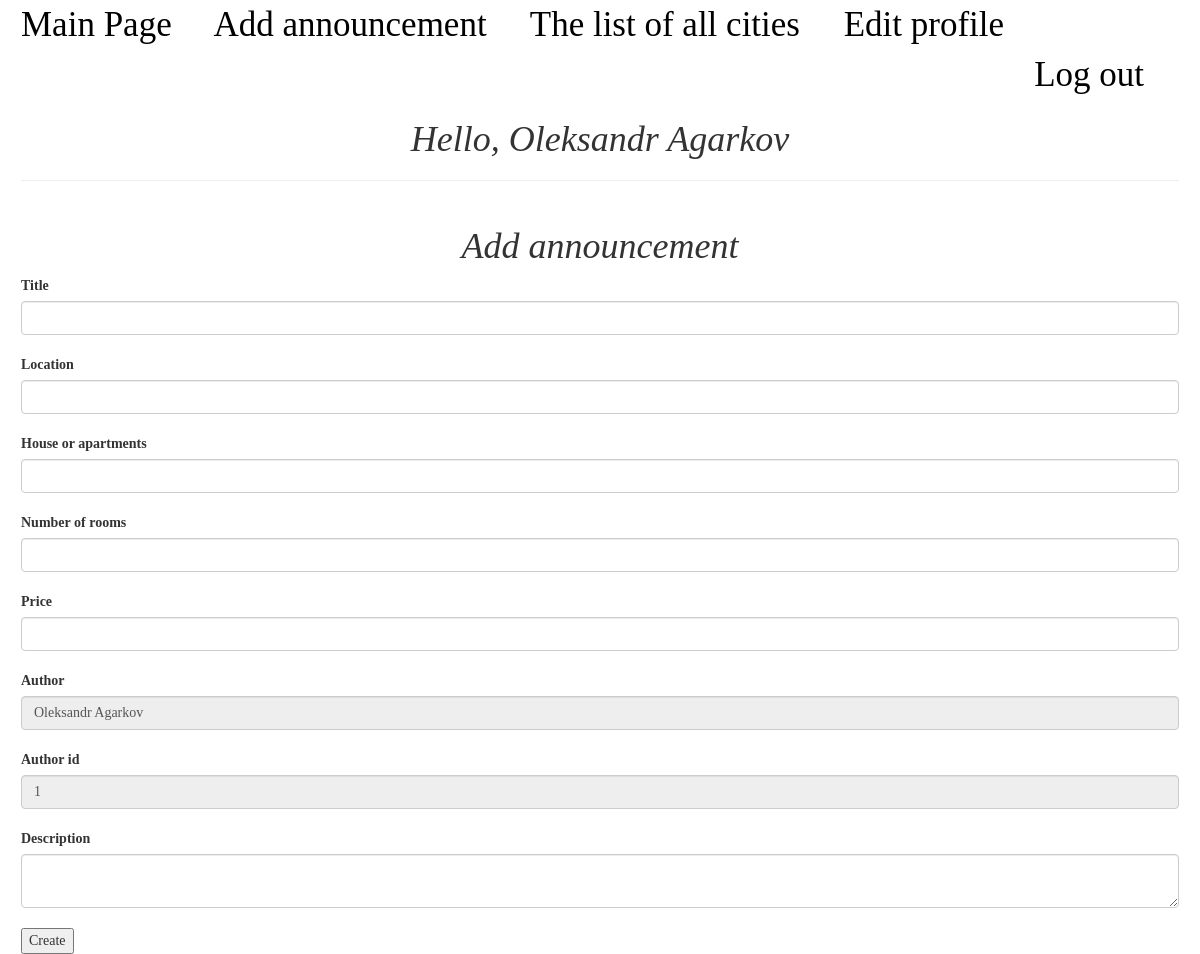
Page /add/announcement (signed in) on the committed database.
### models.py (models this page shows, shortened)
class Client(UserMixin, db.Model):
    __table_args__ = {'extend_existing': True}
    id = db.Column(db.INTEGER, primary_key=True)
    name = db.Column(db.String(50), nullable=False)
    surname = db.Column(db.String(50), nullable=False)
    phone_number = db.Column(db.String(5), nullable=False, unique=False)
    birthday = db.Column(db.String(11), nullable=False)
    email = db.Column(db.String, nullable=False, unique=False)
    password = db.Column(db.INTEGER, nullable=False)

### app.py (the view)
@app.route('/add/announcement', methods=['GET', 'POST'])
def addAnnouncement():
    if request.method == 'GET':
        return render_template('addAnouncement.html')
    else:
        models.addHouse(request)
        return redirect(url_for('index'))

### auth.py (called while the page is built)
@login_manager.user_loader
def load_user(user_id):
    return models.Client.query.get(user_id)

### templates/addAnouncement.html (shortened to what this page needs)
{% extends 'base.html' %}
{% block body %}
    <h1>Add announcement</h1>
    <div class="form-row">
        <form action="/add/announcement" method="post">
            <label for="title">Title</label>
            <input class="form-control" type="text" name="title" id="title" required>
            <br>
            <label for="location">Location</label>
            <input class="form-control" type="text" name="location" id="location"
                   required>
            <br>
            <label for="type">House or apartments</label>
            <input class="form-control" type="text" name="type" id="type" required>
            <br>
            <label for="number">Number of rooms</label>
            <input class="form-control" type="number" name="rooms" id="rooms" required>
            <br>
            <label for="price">Price</label>
            <input class="form-control" type="number" name="price" id="price" required>
            <br>
            <label for="author">Author</label>
            <input class="form-control" type="text" name="author" id="author" value="{{ current_user.name + current_user.surname }} " readonly>
            <br>
            <label for="author_id">Author id</label>
            <input class="form-control" type="number" name="author_id" id="author_id"
                   value="{{ current_user.id }}" readonly>
            <br>
            <label for="description">Description</label>
            <textarea class="form-control" type="text" name="description" id="description"
                      required></textarea>
            <br>
            <input type="submit" value="Create">
        </form>
    </div>
{% endblock %}

### templates/base.html (shortened to what this page needs)
<!DOCTYPE html>
<html lang="en">
<head>
    <link rel="stylesheet" type="text/css" href="{{ url_for('static', filename='../static/css/main.css') }}">
    <link rel="stylesheet" href="https://maxcdn.bootstrapcdn.com/bootstrap/3.4.1/css/bootstrap.min.css">
</head>
<body>
<div class="fullBody">
    <div class="menu">
        <a href="{{ url_for('index') }}">Main Page</a>
        {% if current_user.is_authenticated %}
            <a href="{{ url_for('addAnnouncement') }}">Add announcement</a>
        {% else %}
            <a href="{{ url_for('login') }}">Your need to login or sign up for create an annnouncement</a>
        {% endif %}
        <a href="{{ url_for('allCities') }}">The list of all cities</a>
        {% if current_user.is_authenticated %}
            <a href=" {{ url_for('editUser' , id = current_user.id) }}  ">Edit profile</a>
        {% endif %}
        <div class="auth">
            {% if current_user.is_authenticated %}
                <a href=" {{ url_for('logout') }}">Log out</a>
            {% endif %}
        </div>
        {% if current_user.is_authenticated %}
            <h1>Hello, {{ current_user.name + " " + current_user.surname }}</h1>
        {% endif %}
        <hr>
    </div>
    {% block body %}
    {% endblock %}
</div>
</body>
</html>

### static/css/main.css (style rules this page uses)
.fullBody { font-family: Times New Roman; margin-left: 1.5em; margin-right: 1.5em; }
.auth { text-align: right; }
h1 { text-align: center; font-style: italic; color: cornflowerblue; }
.menu { display: inline-block; font-size: 2.5em; width: 100%; }
.menu a { margin-right: 1em; color: black; }

### rows in the picture
Client: name+surname "Oleksandr Agarkov", author "Oleksandr Agarkov", author_id "1"
